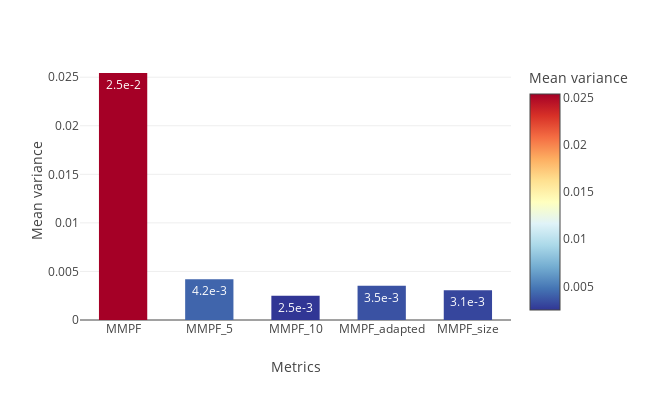

Notebook code cell kept with this figure:
### Code cell
cols = ['Metrics', 'Mean variance']
func = np.mean
df = pd.DataFrame([['MMPF', func(variance['MMPF'])]], columns = cols)
df = pd.concat([df, pd.DataFrame([['MMPF_5', func(variance['MMPF_5'])]], columns = cols)])
df = pd.concat([df, pd.DataFrame([['MMPF_10', func(variance['MMPF_10'])]], columns = cols)])
df = pd.concat([df, pd.DataFrame([['MMPF_adapted', func(variance['MMPF_adapted_2'])]], columns = cols)])
df = pd.concat([df, pd.DataFrame([['MMPF_size', func(variance['MMPF_size_2'])]], columns = cols)])
fig = px.bar(df, x = 'Metrics', y = 'Mean variance', color = 'Mean variance', color_continuous_scale = 'RdYlBu_r',# color_discrete_sequence = ['rgb(40, 140, 40)']*5,
             text_auto = '.1e')#, range_y = [0.7, 1])
fig.update_layout(height = 400, width = 650, template = 'none')
fig.update_layout(barmode = 'group', bargap = 0.3, bargroupgap = 0.2)
fig.write_image("images/metric_5.pdf")
fig.show()

### Figure 1 — Plotly figure (JSON) as saved in the notebook; plotly's stock layout.template omitted (floating-point values rounded to 4 significant figures)
{"data": [{"alignmentgroup": "True", "hovertemplate": "Metrics=%{x}<br>Mean variance=%{marker.color}<extra></extra>", "legendgroup": "", "marker": {"color": [0.02543, 0.004183, 0.002486, 0.00352, 0.003061], "coloraxis": "coloraxis", "pattern": {"shape": ""}}, "name": "", "offsetgroup": "", "orientation": "v", "showlegend": false, "textposition": "auto", "texttemplate": "%{y:.1e}", "type": "bar", "x": ["MMPF", "MMPF_5", "MMPF_10", "MMPF_adapted", "MMPF_size"], "xaxis": "x", "y": [0.02543, 0.004183, 0.002486, 0.00352, 0.003061], "yaxis": "y"}], "layout": {"bargap": 0.3, "bargroupgap": 0.2, "barmode": "group", "coloraxis": {"colorbar": {"title": {"text": "Mean variance"}}, "colorscale": [[0, "rgb(49,54,149)"], [0.1, "rgb(69,117,180)"], [0.2, "rgb(116,173,209)"], [0.3, "rgb(171,217,233)"], [0.4, "rgb(224,243,248)"], [0.5, "rgb(255,255,191)"], [0.6, "rgb(254,224,144)"], [0.7, "rgb(253,174,97)"], [0.8, "rgb(244,109,67)"], [0.9, "rgb(215,48,39)"], [1, "rgb(165,0,38)"]]}, "height": 400, "legend": {"tracegroupgap": 0}, "margin": {"t": 60}, "width": 650, "xaxis": {"anchor": "y", "domain": [0, 1], "title": {"text": "Metrics"}}, "yaxis": {"anchor": "x", "domain": [0, 1], "title": {"text": "Mean variance"}}}}
